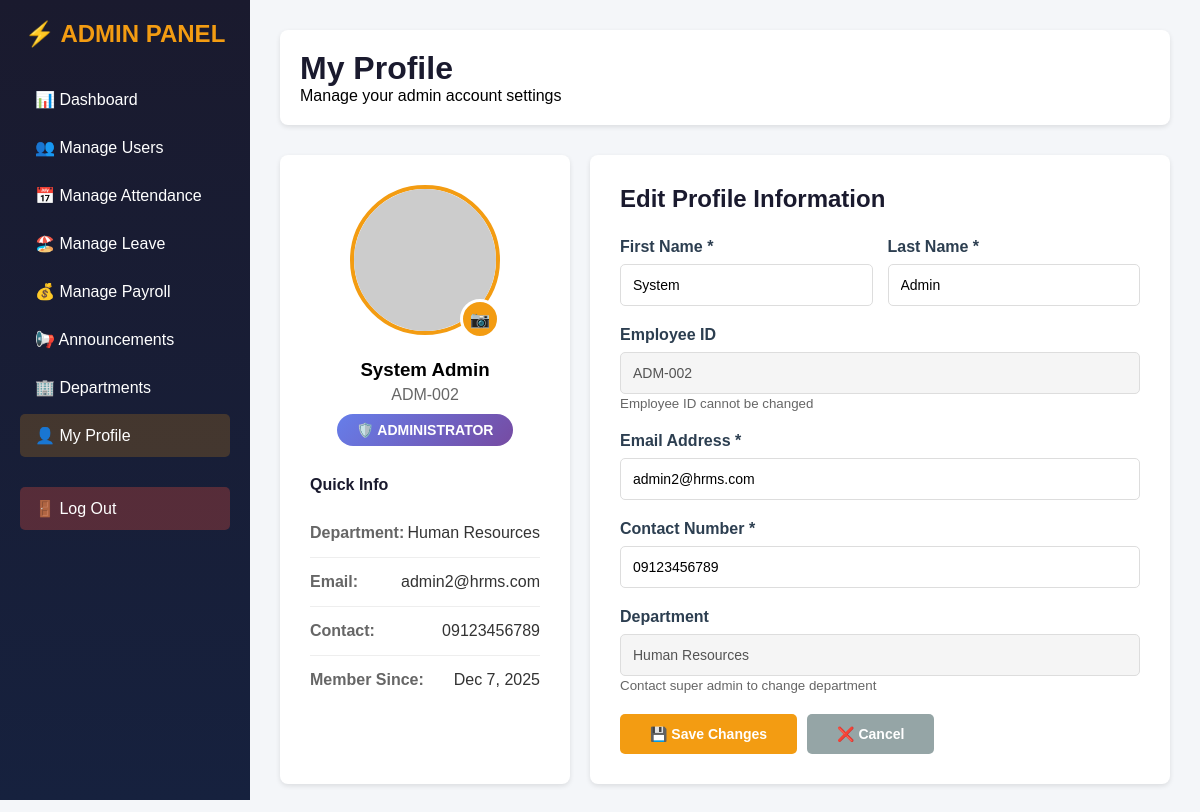
/hrms/public/admin_profile.php (signed in), run on the app's committed database.
### tables this page shows
CREATE TABLE `users` (
  `id` int(11) NOT NULL,
  `employee_id` varchar(50) DEFAULT NULL,
  `first_name` varchar(100) DEFAULT NULL,
  `last_name` varchar(100) DEFAULT NULL,
  `email` varchar(150) DEFAULT NULL,
  `contact_number` varchar(50) DEFAULT NULL,
  `password` varchar(255) DEFAULT NULL,
  `department` varchar(100) DEFAULT NULL,
  `role` enum('admin','employee') NOT NULL DEFAULT 'employee',
  `profile_picture` varchar(255) DEFAULT NULL,
  `created_at` timestamp NOT NULL DEFAULT current_timestamp()
);

### hrms/public/admin_profile.php (the view, shortened to what this page needs)
<?php
include("../includes/db_connect.php");
$user_id = $_SESSION['user_id'];
$query = "SELECT * FROM users WHERE id = ?";
$stmt = $conn->prepare($query);
$stmt->bind_param("i", $user_id);
$stmt->execute();
$admin = $stmt->get_result()->fetch_assoc();
$timestamp = time();
$profile_pic = $admin['profile_picture'] ? 'uploads/profiles/' . $admin['profile_picture'] . '?t=' . $timestamp : 'https://via.placeholder.com/150/1a1a2e/f39c12?text=' . strtoupper(substr($admin['first_name'], 0, 1));
?>
<!DOCTYPE html>
<html lang="en">
<head>
</head>
<body>
<div class="container">
    <div class="sidebar">
        <h2>⚡ ADMIN PANEL</h2>
        <a href="admin_dashboard.php">📊 Dashboard</a>
        <a href="admin_users.php">👥 Manage Users</a>
        <a href="admin_attendance.php">📅 Manage Attendance</a>
        <a href="admin_leave.php">🏖️ Manage Leave</a>
        <a href="admin_payroll.php">💰 Manage Payroll</a>
        <a href="admin_announcements.php">📢 Announcements</a>
        <a href="admin_departments.php">🏢 Departments</a>
        <a href="admin_profile.php" class="active">👤 My Profile</a>
        <a href="logout.php" class="logout">🚪 Log Out</a>
    </div>
    <div class="main">
        <div class="header">
            <h1>My Profile</h1>
            <p>Manage your admin account settings</p>
        </div>
        <div class="profile-grid">
            <div class="card profile-pic-section">
                <div class="profile-pic-wrapper">
                    <img src="<?php echo $profile_pic; ?>" alt="Profile Picture" class="profile-pic" id="profileImage">
                    <form action="process_admin_profile_picture.php" method="POST" enctype="multipart/form-data" id="uploadForm">
                        <label for="imageInput" class="upload-overlay" title="Change Profile Picture">
                            📷
                        </label>
                    </form>
                </div>
                <h3><?php echo htmlspecialchars($admin['first_name'] . ' ' . $admin['last_name']); ?></h3>
                <p style="color: #666; margin-top: 5px;"><?php echo htmlspecialchars($admin['employee_id']); ?></p>
                <span class="admin-badge">🛡️ ADMINISTRATOR</span>
                <div style="margin-top: 30px; text-align: left;">
                    <h4 style="margin-bottom: 15px; color: #1a1a2e;">Quick Info</h4>
                    <div class="info-row">
                        <span class="info-label">Department:</span>
                        <span class="info-value"><?php echo htmlspecialchars($admin['department']); ?></span>
                    </div>
                    <div class="info-row">
                        <span class="info-label">Email:</span>
                        <span class="info-value"><?php echo htmlspecialchars($admin['email']); ?></span>
                    </div>
                    <div class="info-row">
                        <span class="info-label">Contact:</span>
                        <span class="info-value"><?php echo htmlspecialchars($admin['contact_number']); ?></span>
                    </div>
                    <div class="info-row" style="border-bottom: none;">
                        <span class="info-label">Member Since:</span>
                        <span class="info-value"><?php echo date('M j, Y', strtotime($admin['created_at'])); ?></span>
                    </div>
                </div>
            </div>
            <div class="card">
                <h2 style="margin-bottom: 25px; color: #1a1a2e;">Edit Profile Information</h2>
                <form action="process_update_admin_profile.php" method="POST">
                    <div class="form-row">
                        <div class="form-group">
                            <label>First Name *</label>
                            <input type="text" name="first_name" value="<?php echo htmlspecialchars($admin['first_name']); ?>" required>
                        </div>
                        <div class="form-group">
                            <label>Last Name *</label>
                            <input type="text" name="last_name" value="<?php echo htmlspecialchars($admin['last_name']); ?>" required>
                        </div>
                    </div>
                    <div class="form-group">
                        <label>Employee ID</label>
                        <input type="text" value="<?php echo htmlspecialchars($admin['employee_id']); ?>" disabled>
                        <small style="color: #666;">Employee ID cannot be changed</small>
                    </div>
                    <div class="form-group">
                        <label>Email Address *</label>
                        <input type="email" name="email" value="<?php echo htmlspecialchars($admin['email']); ?>" required>
                    </div>
                    <div class="form-group">
                        <label>Contact Number *</label>
                        <input type="text" name="contact_number" value="<?php echo htmlspecialchars($admin['contact_number']); ?>" required>
                    </div>
                    <div class="form-group">
                        <label>Department</label>
                        <input type="text" value="<?php echo htmlspecialchars($admin['department']); ?>" disabled>
                        <small style="color: #666;">Contact super admin to change department</small>
                    </div>
                    <div class="btn-group">
                        <button type="submit" class="btn btn-primary">💾 Save Changes</button>
                        <button type="button" class="btn btn-secondary" onclick="window.location.reload()">❌ Cancel</button>
                    </div>
                </form>
            </div>
        </div>
    </div>
</div>
</body>
</html>

### hrms/public/admin_profile.php (style rules this page uses)
* { margin: 0; padding: 0; box-sizing: border-box; }
body { font-family: Arial, sans-serif; background: #f4f6f9; }
.container { display: flex; min-height: 100vh; }
.sidebar { width: 250px; background: linear-gradient(to bottom, #1a1a2e, #16213e); color: white; padding: 20px; position: fixed; height: 100vh; overflow-y: auto; }
.sidebar h2 { margin-bottom: 30px; text-align: center; color: #f39c12; }
.sidebar a { display: block; padding: 12px 15px; color: white; text-decoration: none; margin-bottom: 5px; border-radius: 5px; transition: 0.2s; }
.sidebar a:hover, .sidebar a.active { background: rgba(243, 156, 18, 0.2); }
.sidebar .logout { margin-top: 30px; background: rgba(231, 76, 60, 0.3); }
.main { flex: 1; margin-left: 250px; padding: 30px; }
.header { background: white; padding: 20px; border-radius: 8px; margin-bottom: 30px; box-shadow: 0 2px 5px rgba(0,0,0,0.1); }
.header h1 { color: #1a1a2e; }
.profile-grid { display: grid; grid-template-columns: 1fr 2fr; gap: 20px; }
.card { background: white; padding: 30px; border-radius: 8px; box-shadow: 0 2px 5px rgba(0,0,0,0.1); }
.profile-pic-section { text-align: center; }
.profile-pic-wrapper { position: relative; display: inline-block; margin-bottom: 20px; }
.profile-pic { width: 150px; height: 150px; border-radius: 50%; object-fit: cover; border: 4px solid #f39c12; }
.upload-overlay { position: absolute; bottom: 0; right: 0; background: #f39c12; color: white; width: 40px; height: 40px; border-radius: 50%; display: flex; align-items: center; justify-content: center; cursor: pointer; border: 3px solid white; }
.form-group { margin-bottom: 20px; }
.form-group label { display: block; margin-bottom: 8px; font-weight: bold; color: #2c3e50; }
.form-group input, .form-group select { width: 100%; padding: 12px; border: 1px solid #ddd; border-radius: 5px; font-size: 14px; }
.form-group input:disabled { background: #f5f5f5; cursor: not-allowed; }
.form-row { display: grid; grid-template-columns: 1fr 1fr; gap: 15px; }
.btn { padding: 12px 30px; border: none; border-radius: 5px; cursor: pointer; font-size: 14px; font-weight: bold; }
.btn-primary { background: #f39c12; color: white; }
.btn-secondary { background: #95a5a6; color: white; }
.info-row { display: flex; justify-content: space-between; padding: 15px 0; border-bottom: 1px solid #eee; }
.info-label { font-weight: bold; color: #666; }
.info-value { color: #333; }
.admin-badge { background: linear-gradient(135deg, #667eea 0%, #764ba2 100%); color: white; padding: 8px 20px; border-radius: 20px; font-size: 14px; font-weight: bold; display: inline-block; margin-top: 10px; }
.btn-group { display: flex; gap: 10px; margin-top: 20px; }

### data on the page
users: first_name+last_name "System Admin", employee "ADM-002", department "Human Resources", email "admin2@hrms.com", contact_number "09123456789", created_at "Dec 7, 2025", first_name "System", last_name "Admin"
